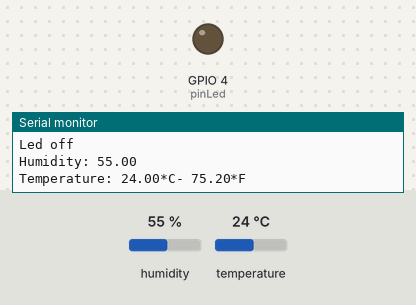
This sketch was run on a simulated ESP8266 (NodeMCU). Shown: output pins drawn as LEDs (lit = HIGH), the last lines printed to the serial monitor. Inputs (shaded band) come from the test bench; at power-on: temperature 24 °C, humidity 55 %. WiFi joins after 1.5 s; servers stay silent unless stated; no MQTT or app messages arrive unless stated.

Above: at 2.8 s.
2.9 s: temperature set to 27 °C
5.7 s: temperature set to 30 °C
At 6.3 s:
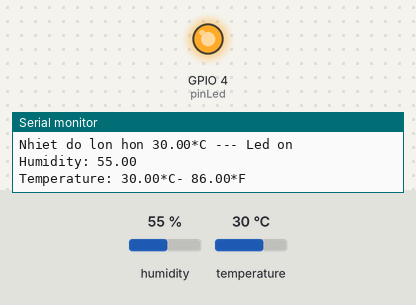
8.5 s: temperature set to 12 °C
At 11.3 s:
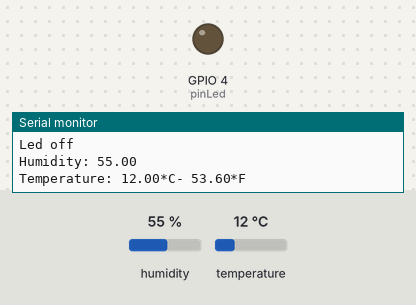
11.6 s: temperature set to 33 °C
At 12.8 s:
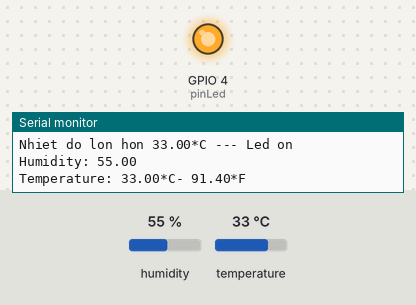
Timing chart, 0 to 14.6 s (numbered marks = the images above; inputs shaded):
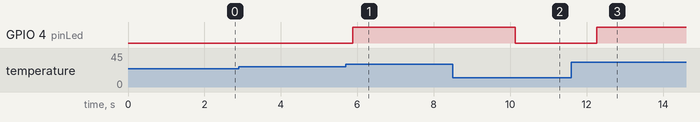

Measured:
- the behaviour switches between 28 and 29 °C on temperature (found by bisection; images 0 and 1)
- after the input at 5.7 s, GPIO 4 (pinLed): LOW → HIGH after 0.18 s
- after the input at 8.5 s, GPIO 4 (pinLed): HIGH → LOW after 1.6 s
- after the input at 11.6 s, GPIO 4 (pinLed): LOW → HIGH after 0.66 s

The sketch:

main.ino
```cpp
#include <ESP8266WiFi.h>
#include<PubSubClient.h>
#include "wifi_info.h"
#include "DHT.h"

//Khai báo SSID va PASS Wifi
const char* ssid = SSID;
const char* password = WPA_KEY;

//Khai báo địa chỉ MQTT Server
const char* mqtt_server= IP_MQTT;

//Khai báo biến ở đây .................................................................................................
//.....
const int DHTPIN = 5;       //Đọc dữ liệu từ DHT11 ở chân 2 trên mạch Arduino
const int DHTTYPE = DHT11;  //Khai báo loại cảm biến, có 2 loại là DHT11 và DHT22
const int pinLed = 4;


//Khai báo WifiCLient
WiFiClient espclient;

//Khai báo client trong thư viện PubSubClient để giao tiếp MQTT Server
PubSubClient client(espclient);

DHT dht(DHTPIN, DHTTYPE);


//SETUP()
void setup() {
  dht.begin();
//  Set pinMode ở đây .................................................................................................
//  ...
  pinMode(DHTPIN,INPUT);
  pinMode(pinLed,OUTPUT);

//  Set Baurate
  Serial.begin(115200);

//  Thiết lập kết nối Wifi
  setup_wifi();

//  Thiết lập kết nối đến MQTT server và hàm callback để lấy dữ liệu trả về từ server cho client
  client.setServer(mqtt_server, 1883);
  client.setCallback(callback);

//  Subcribe Topic trên MQTT Server
  listenMQTT();
}

//SETUP WIFI
void setup_wifi(){
//  Hiển thị Serial Monitor
  Serial.print("Connecting to ");
  Serial.println(ssid);

//  Kết nối đến AcceptPoint thông qua ssid và password
  WiFi.begin(ssid,password);

//  Kiểm tra nếu kết nối FAIL - reconnect
  while(WiFi.status()!=WL_CONNECTED){
    delay(200);
    Serial.println("Can't connect. Reconnecting...\n");
  }
//  Nếu kết nối thành công - Hiển thị ra Serial Monitor
  Serial.println("WiFi connected");
  Serial.println("IP address: ");
  Serial.println(WiFi.localIP());
}

//LISTENMQTT()- Kiểm tra kết nối Wifi , MQTT Server , subcribe topic
void listenMQTT(){
//  Nếu không kết nối được wifi -> loop white
  while(WiFi.status()!=WL_CONNECTED){
    Serial.print("Can't connect. Reconnecting...\n");
    setup_wifi();
  }
//  //Subcribe topic ở đây .................................................................................................
//  while(!client.connected()){
//    //OSSTeamHDH - định danh cho thiết bị - mỗi thiết bị có 1 định danh riêng
//    if(client.connect("OSSTeamHDH")){
//      Serial.println("Connected to MQTT Server");
////      client.subscribe("ledControl");
////      Serial.println("Subscribe topic ledControl success");
//   }
//    else{
//      Serial.print("Failed,Can't connect to MQTT Server , STATE = ");
//      Serial.println(client.state());
//      delay(100);
//    }
//  }
}

//HANDLEPAYLOAD()- Nhận dữ liệu từ server trả về mảng char*
char* handlePayload(byte* payload,unsigned int lengthPayload ){
  char* charMESSAGE = new char[lengthPayload];
  for(int i=0;i<lengthPayload;i++){
      charMESSAGE[i] = (char)payload[i];
    }
  return charMESSAGE;
}

//CALLBACK()
void callback(char* topic,byte* payload,unsigned int lengthPayload){
//  Hiển thị Serial Monitor
  Serial.print("Message arrived from topic : ");
  Serial.println(topic);

//  Hiển thị length của payload
  Serial.print("Length of payload : ");
  Serial.println(lengthPayload);

//  charMESSAGE đang giữ dữ liệu nhận được
  char* charMESSAGE = handlePayload(payload,lengthPayload);
  if(lengthPayload > 0){
    Serial.print("MESSAGE RECEIVED IS : ");
    Serial.println(charMESSAGE);
//    Xử lý charMESSAGE ở đây .................................................................................................
//    .....

  }
  else{
    Serial.print("Fail to receive payload !!! - payload : ");
    Serial.println(charMESSAGE);
  }
}

//LOOP()
void loop() {
//  Xử lý nội dung trong loop ở đây .................................................................................................
//  ......
  float h = dht.readHumidity();    //Đọc độ ẩm
  float t = dht.readTemperature(); //Đọc nhiệt độ
  float f = dht.readTemperature(true); //Đọc nhiệt độ *F
  static char humi[10];
  static char temp[10];
  dtostrf(h,6,2,humi);
  dtostrf(t,6,2,temp);
  Serial.println();
  if ( t > 28 ){
    digitalWrite(pinLed, HIGH);
    Serial.print("Nhiet do lon hon ");
    Serial.print(t);
    Serial.println("*C --- Led on");
  }
  else{
    digitalWrite(pinLed, LOW);
    Serial.println("Led off");
  }

//  Publish ở đây ...............................................................................
  if(client.connect("ChimCanhCut")){
     client.publish("event-temp",temp);
     client.publish("event-humi",humi);
  }
  else{
    Serial.println("Can't send message to MQTT Server");
  }
  Serial.print("Humidity: ");
  Serial.println(h);
  Serial.print("Temperature: ");
  Serial.print(t);
  Serial.print("*C- ");
  Serial.print(f);
  Serial.println("*F ");

//  Kiểm tra kết nối đến MQTT Server và luôn lắng nghe dữ liệu trả về
//  Nếu mất kết nối -> Kết nối lại / Nếu kết nối ổn định luôn lắng nghe dữ liệu trả về
  if(!client.connected()){
     listenMQTT();
  }
  else{
    client.loop();
  }
  delay(1000);
}
```

wifi_info.h
```cpp
#define SSID "DHSP-GUEST"
#define WPA_KEY ""
#define IP_MQTT "45.77.245.172"
```
